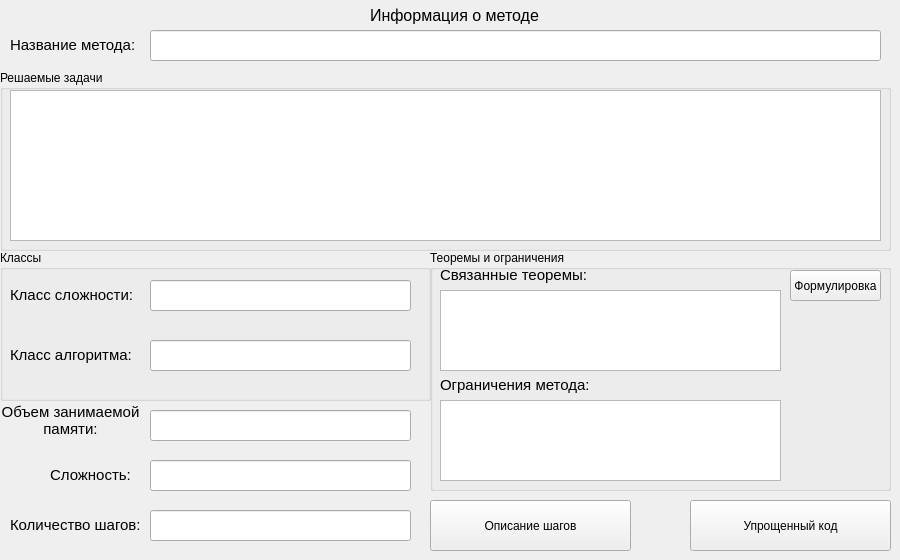
   <widget class="QWidget" name="tab_info">
    <attribute name="title">
     <string>Информация о методе</string>
    </attribute>
    <widget class="QPushButton" name="info_look_stages_pushButton_inf">
     <property name="geometry">
      <rect>
       <x>430</x>
       <y>500</y>
       <width>201</width>
       <height>51</height>
      </rect>
     </property>
     <property name="text">
      <string>Описание шагов</string>
     </property>
    </widget>
    <widget class="QLabel" name="label_19">
     <property name="geometry">
      <rect>
       <x>10</x>
       <y>510</y>
       <width>141</width>
       <height>31</height>
      </rect>
     </property>
     <property name="text">
      <string>&lt;html&gt;&lt;head/&gt;&lt;body&gt;&lt;p&gt;&lt;span style=&quot; font-size:11pt;&quot;&gt;Количество шагов:&lt;/span&gt;&lt;/p&gt;&lt;/body&gt;&lt;/html&gt;</string>
     </property>
     <property name="wordWrap">
      <bool>true</bool>
     </property>
    </widget>
    <widget class="QPushButton" name="info_look_simp_code_pushButton_inf">
     <property name="geometry">
      <rect>
       <x>690</x>
       <y>500</y>
       <width>201</width>
       <height>51</height>
      </rect>
     </property>
     <property name="text">
      <string>Упрощенный код</string>
     </property>
    </widget>
    <widget class="QLineEdit" name="info_complexity_line_inf">
     <property name="geometry">
      <rect>
       <x>150</x>
       <y>460</y>
       <width>261</width>
       <height>31</height>
      </rect>
     </property>
    </widget>
    <widget class="QLineEdit" name="info_v_memory_line_onf">
     <property name="geometry">
      <rect>
       <x>150</x>
       <y>410</y>
       <width>261</width>
       <height>31</height>
      </rect>
     </property>
    </widget>
    <widget class="QLabel" name="label_20">
     <property name="geometry">
      <rect>
       <x>10</x>
       <y>30</y>
       <width>131</width>
       <height>31</height>
      </rect>
     </property>
     <property name="text">
      <string>&lt;html&gt;&lt;head/&gt;&lt;body&gt;&lt;p&gt;&lt;span style=&quot; font-size:11pt;&quot;&gt;Название метода:&lt;/span&gt;&lt;/p&gt;&lt;/body&gt;&lt;/html&gt;</string>
     </property>
     <property name="wordWrap">
      <bool>true</bool>
     </property>
    </widget>
    <widget class="QLabel" name="label_21">
     <property name="geometry">
      <rect>
       <x>370</x>
       <y>0</y>
       <width>231</width>
       <height>31</height>
      </rect>
     </property>
     <property name="text">
      <string>&lt;html&gt;&lt;head/&gt;&lt;body&gt;&lt;p&gt;&lt;span style=&quot; font-size:12pt;&quot;&gt;Информация о методе&lt;/span&gt;&lt;/p&gt;&lt;/body&gt;&lt;/html&gt;</string>
     </property>
     <property name="wordWrap">
      <bool>true</bool>
     </property>
    </widget>
    <widget class="QLineEdit" name="info_numb_stages_line_inf">
     <property name="geometry">
      <rect>
       <x>150</x>
       <y>510</y>
       <width>261</width>
       <height>31</height>
      </rect>
     </property>
    </widget>
    <widget class="QGroupBox" name="info_groupBox_5">
     <property name="geometry">
      <rect>
       <x>430</x>
       <y>250</y>
       <width>461</width>
       <height>241</height>
      </rect>
     </property>
     <property name="title">
      <string>Теоремы и ограничения</string>
     </property>
     <widget class="QLabel" name="label_22">
      <property name="geometry">
       <rect>
        <x>10</x>
        <y>120</y>
        <width>181</width>
        <height>31</height>
       </rect>
      </property>
      <property name="text">
       <string>&lt;html&gt;&lt;head/&gt;&lt;body&gt;&lt;p&gt;&lt;span style=&quot; font-size:11pt;&quot;&gt;Ограничения метода:&lt;/span&gt;&lt;/p&gt;&lt;/body&gt;&lt;/html&gt;</string>
      </property>
      <property name="wordWrap">
       <bool>true</bool>
      </property>
     </widget>
     <widget class="QLabel" name="label_23">
      <property name="geometry">
       <rect>
        <x>10</x>
        <y>10</y>
        <width>181</width>
        <height>31</height>
       </rect>
      </property>
      <property name="text">
       <string>&lt;html&gt;&lt;head/&gt;&lt;body&gt;&lt;p&gt;&lt;span style=&quot; font-size:11pt;&quot;&gt;Связанные теоремы:&lt;/span&gt;&lt;/p&gt;&lt;/body&gt;&lt;/html&gt;</string>
      </property>
      <property name="wordWrap">
       <bool>true</bool>
      </property>
     </widget>
     <widget class="QPushButton" name="info_look_theorem_text_pushButton_inf">
      <property name="geometry">
       <rect>
        <x>360</x>
        <y>20</y>
        <width>91</width>
        <height>31</height>
       </rect>
      </property>
      <property name="text">
       <string>Формулировка</string>
      </property>
     </widget>
     <widget class="QTableWidget" name="info_theorems_tableWidget">
      <property name="geometry">
       <rect>
        <x>10</x>
        <y>40</y>
        <width>341</width>
        <height>81</height>
       </rect>
      </property>
     </widget>
     <widget class="QTableWidget" name="info_constr_tableWidget">
      <property name="geometry">
       <rect>
        <x>10</x>
        <y>150</y>
        <width>341</width>
        <height>81</height>
       </rect>
      </property>
     </widget>
    </widget>
    <widget class="QLineEdit" name="info_name_meth_line_inf">
     <property name="geometry">
      <rect>
       <x>150</x>
       <y>30</y>
       <width>731</width>
       <height>31</height>
      </rect>
     </property>
    </widget>
    <widget class="QLabel" name="label_24">
     <property name="geometry">
      <rect>
       <x>50</x>
       <y>460</y>
       <width>91</width>
       <height>31</height>
      </rect>
     </property>
     <property name="text">
      <string>&lt;html&gt;&lt;head/&gt;&lt;body&gt;&lt;p&gt;&lt;span style=&quot; font-size:11pt;&quot;&gt;Сложность:&lt;/span&gt;&lt;/p&gt;&lt;/body&gt;&lt;/html&gt;</string>
     </property>
     <property name="wordWrap">
      <bool>true</bool>
     </property>
    </widget>
    <widget class="QGroupBox" name="info_groupBox_2">
     <property name="geometry">
      <rect>
       <x>0</x>
       <y>70</y>
       <width>891</width>
       <height>181</height>
      </rect>
     </property>
     <property name="title">
      <string>Решаемые задачи</string>
     </property>
     <widget class="QTableWidget" name="inf_task_tableWidget">
      <property name="geometry">
       <rect>
        <x>10</x>
        <y>20</y>
        <width>871</width>
        <height>151</height>
       </rect>
      </property>
     </widget>
    </widget>
    <widget class="QGroupBox" name="info_groupBox_4">
     <property name="geometry">
      <rect>
       <x>0</x>
       <y>250</y>
       <width>431</width>
       <height>151</height>
      </rect>
     </property>
     <property name="title">
      <string>Классы</string>
     </property>
     <widget class="QLabel" name="label_25">
      <property name="geometry">
       <rect>
        <x>10</x>
        <y>90</y>
        <width>141</width>
        <height>31</height>
       </rect>
      </property>
      <property name="text">
       <string>&lt;html&gt;&lt;head/&gt;&lt;body&gt;&lt;p&gt;&lt;span style=&quot; font-size:11pt;&quot;&gt;Класс алгоритма:&lt;/span&gt;&lt;/p&gt;&lt;/body&gt;&lt;/html&gt;</string>
      </property>
      <property name="wordWrap">
       <bool>true</bool>
      </property>
     </widget>
     <widget class="QLabel" name="label_26">
      <property name="geometry">
       <rect>
        <x>10</x>
        <y>30</y>
        <width>141</width>
        <height>31</height>
       </rect>
      </property>
      <property name="text">
       <string>&lt;html&gt;&lt;head/&gt;&lt;body&gt;&lt;p&gt;&lt;span style=&quot; font-size:11pt;&quot;&gt;Класс сложности:&lt;/span&gt;&lt;/p&gt;&lt;/body&gt;&lt;/html&gt;</string>
      </property>
      <property name="wordWrap">
       <bool>true</bool>
      </property>
     </widget>
     <widget class="QLineEdit" name="info_cl_complex_line">
      <property name="geometry">
       <rect>
        <x>150</x>
        <y>30</y>
        <width>261</width>
        <height>31</height>
       </rect>
      </property>
     </widget>
     <widget class="QLineEdit" name="info_cl_algorithm_line">
      <property name="geometry">
       <rect>
        <x>150</x>
        <y>90</y>
        <width>261</width>
        <height>31</height>
       </rect>
      </property>
     </widget>
    </widget>
    <widget class="QLabel" name="label_27">
     <property name="geometry">
      <rect>
       <x>-10</x>
       <y>400</y>
       <width>161</width>
       <height>41</height>
      </rect>
     </property>
     <property name="text">
      <string>&lt;html&gt;&lt;head/&gt;&lt;body&gt;&lt;p align=&quot;center&quot;&gt;&lt;span style=&quot; font-size:11pt;&quot;&gt;Объем занимаемой памяти:&lt;/span&gt;&lt;/p&gt;&lt;/body&gt;&lt;/html&gt;</string>
     </property>
     <property name="wordWrap">
      <bool>true</bool>
     </property>
    </widget>
   </widget>
